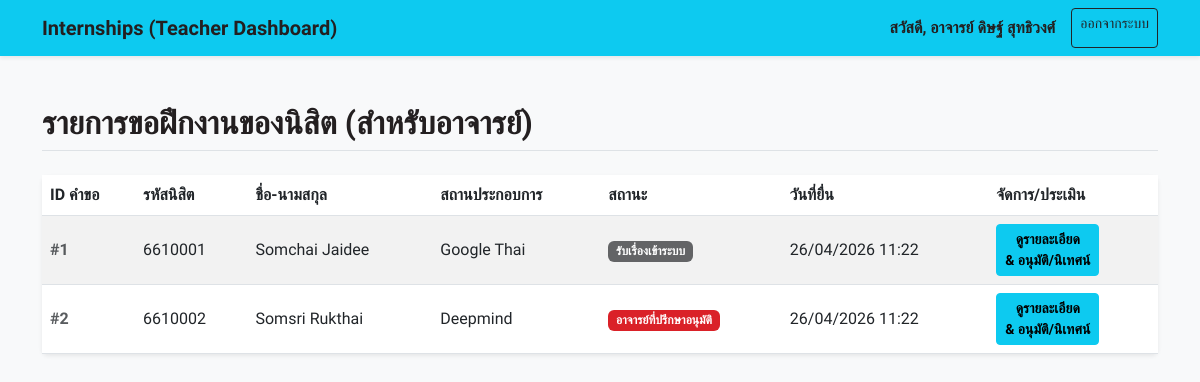
The page /teacher_dashboard.php (signed in) on the database its author committed.
### tables this page shows
CREATE TABLE `internship_requests` (
  `id` int(11) NOT NULL AUTO_INCREMENT,
  `student_id` int(11) NOT NULL,
  `program_type` varchar(50) NOT NULL,
  `major` varchar(100) NOT NULL,
  `student_phone` varchar(20) NOT NULL,
  `student_email` varchar(100) NOT NULL,
  `internship_type` enum('course','experience') NOT NULL,
  `course_code` varchar(20) DEFAULT NULL,
  `course_name` varchar(100) DEFAULT NULL,
  `location_type` enum('domestic','international') NOT NULL,
  `country` varchar(100) DEFAULT NULL,
  `doc_language` enum('thai','english') NOT NULL,
  `doc_type` enum('consideration','consideration_and_referral') NOT NULL,
  `company_name` varchar(255) NOT NULL,
  `position` varchar(255) NOT NULL,
  `coordinator_name` varchar(100) NOT NULL,
  `agency_phone` varchar(20) NOT NULL,
  `agency_email` varchar(100) NOT NULL,
  `start_date` date NOT NULL,
  `end_date` date NOT NULL,
  `semester` varchar(10) NOT NULL,
  `academic_year` varchar(10) NOT NULL,
  `attempt_number` int(11) NOT NULL DEFAULT 1,
  `previous_agency` varchar(255) DEFAULT NULL,
  `reason_for_change` text DEFAULT NULL,
  `status` int(11) NOT NULL DEFAULT 1 COMMENT '1: Received, 2: Advisor Approved, 3: Letter Issued, 4: Finished, 9: Canceled',
  `created_at` timestamp NOT NULL DEFAULT CURRENT_TIMESTAMP,
  PRIMARY KEY (`id`),
  FOREIGN KEY (`student_id`) REFERENCES `users`(`id`) ON DELETE CASCADE
);

CREATE TABLE `users` (
  `id` int(11) NOT NULL AUTO_INCREMENT,
  `username` varchar(50) NOT NULL,
  `password` varchar(255) NOT NULL,
  `role` enum('student','staff','teacher') NOT NULL,
  `first_name` varchar(100) NOT NULL,
  `last_name` varchar(100) NOT NULL,
  `title` varchar(50) DEFAULT NULL,
  `year_level` int(11) DEFAULT NULL,
  `profile_image` varchar(255) DEFAULT NULL,
  `education` text DEFAULT NULL,
  `student_year` int(11) DEFAULT NULL,
  PRIMARY KEY (`id`),
  UNIQUE KEY `username` (`username`)
);

### teacher_dashboard.php (the view, shortened to what this page needs)
<?php
include 'config.php';
$sql = "SELECT ir.*, u.first_name, u.last_name, u.username as student_id_code
        FROM internship_requests ir
        JOIN users u ON ir.student_id = u.id
        ORDER BY ir.created_at DESC";
$result = $conn->query($sql);
?>
<!DOCTYPE html>
<html lang="th">
<head>
    <link href="https://cdn.jsdelivr.net/npm/bootstrap@5.3.0/dist/css/bootstrap.min.css" rel="stylesheet">
    <link rel="stylesheet" href="swu-theme.css">
</head>
<body>
<nav class="navbar navbar-expand-lg navbar-dark bg-info shadow-sm">
  <div class="container">
    <a class="navbar-brand fw-bold text-dark" href="#">Internships (Teacher Dashboard)</a>
    <div class="d-flex">
        <span class="navbar-text text-dark fw-bold me-3">สวัสดี, อาจารย์ <?= $_SESSION['name'] ?></span>
        <a href="logout.php" class="btn btn-outline-dark btn-sm">ออกจากระบบ</a>
    </div>
  </div>
</nav>
<div class="container mt-5">
    <h2 class="mb-4 text-dark fw-bold border-bottom pb-2">รายการขอฝึกงานของนิสิต (สำหรับอาจารย์)</h2>
    <div class="card shadow-sm border-0">
        <div class="card-body p-0">
            <div class="table-responsive">
                <table class="table table-hover table-striped mb-0 align-middle">
                    <thead class="bg-light">
                        <tr>
                            <th>ID คำขอ</th>
                            <th>รหัสนิสิต</th>
                            <th>ชื่อ-นามสกุล</th>
                            <th>สถานประกอบการ</th>
                            <th>สถานะ</th>
                            <th>วันที่ยื่น</th>
                            <th>จัดการ/ประเมิน</th>
                        </tr>
                    </thead>
                    <tbody>
                        <?php if($result->num_rows > 0): ?>
                            <?php while($row = $result->fetch_assoc()): ?>
                                <tr>
                                    <td class="fw-bold text-muted">#<?= $row['id'] ?></td>
                                    <td><?= htmlspecialchars($row['student_id_code']) ?></td>
                                    <td><?= htmlspecialchars($row['first_name'] . ' ' . $row['last_name']) ?></td>
                                    <td><?= htmlspecialchars($row['company_name']) ?></td>
                                    <td><?= getStatusLabel($row['status']) ?></td>
                                    <td><?= date('d/m/Y H:i', strtotime($row['created_at'])) ?></td>
                                    <td>
                                        <a href="teacher_view.php?id=<?= $row['id'] ?>" class="btn btn-sm btn-info fw-bold">ดูรายละเอียด <br>& อนุมัติ/นิเทศน์</a>
                                    </td>
                                </tr>
                            <?php endwhile; ?>
                        <?php else: ?>
                            <tr>
                                <td colspan="7" class="text-center py-4 text-muted">ยังไม่มีรายการคำขอ</td>
                            </tr>
                        <?php endif; ?>
                    </tbody>
                </table>
            </div>
        </div>
    </div>
</div>
</body>
</html>

### config.php (shortened to what this page needs)
<?php
function getStatusLabel($status_code) {
    switch ($status_code) {
        case 1: return '<span class="badge bg-secondary">รับเรื่องเข้าระบบ</span>';
        case 2: return '<span class="badge bg-primary">อาจารย์ที่ปรึกษาอนุมัติ</span>';
    }
}
?>

### swu-theme.css (style rules this page uses)
:root { --swu-red: #DA2128; --swu-red-hover: #b01820; --swu-grey: #636466; --swu-dark: #231F20; --bs-primary: #DA2128; --bs-primary-rgb: 218, 33, 40; --bs-secondary: #636466; --bs-secondary-rgb: 99, 100, 102; --bs-dark: #231F20; --bs-dark-rgb: 35, 31, 32; --bs-link-color: #DA2128; --bs-link-hover-color: #b01820; }
.bg-primary { background-color: var(--swu-red) !important; }
.bg-secondary { background-color: var(--swu-grey) !important; }

### teacher_dashboard.php (style rules this page uses)
body { font-family: 'Kanit', sans-serif; background-color: #f8f9fa; }

### rows shown on the page
internship_requests: id "1", student.username "6610001", student.last_name "Somchai Jaidee", company_name "Google Thai", status "รับเรื่องเข้าระบบ", created_at "26/04/2026 11:22"
internship_requests: id "2", student.username "6610002", student.last_name "Somsri Rukthai", company_name "Deepmind", status "อาจารย์ที่ปรึกษาอนุมัติ", created_at "26/04/2026 11:22"

### other values the page prints
$_SESSION['name'] "ดิษฐ์ สุทธิวงศ์"
